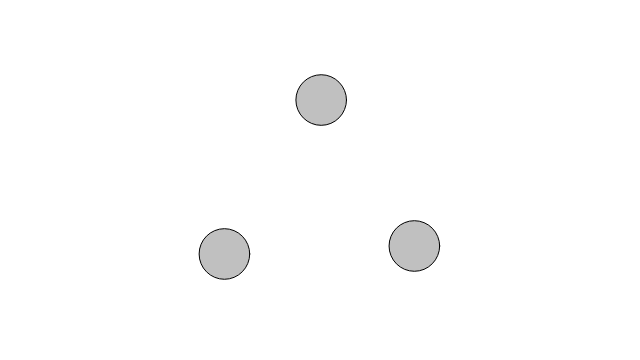
Frame 1 (no input)
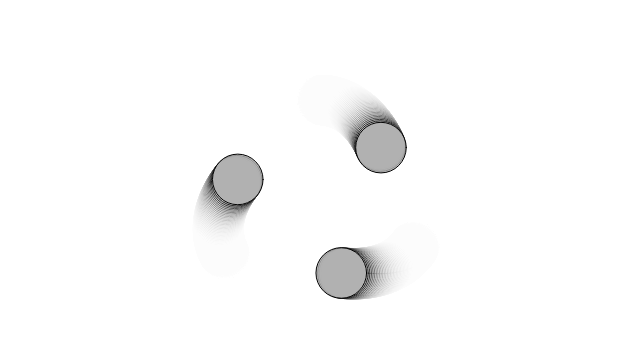
Frame 60 (no input)
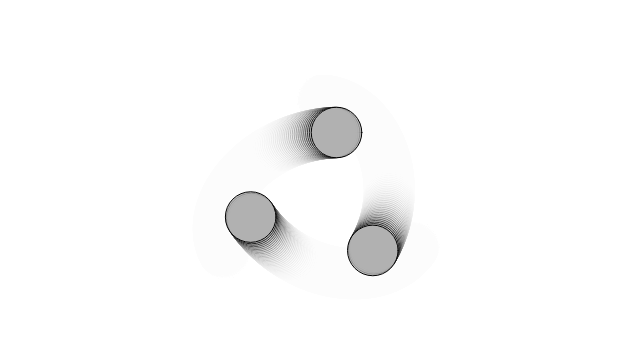
Frame 120 (the mouse pressed at the canvas centre since frame 60)

The p5.js sketch that drew these frames (run headless with seeded random() and noise() and a simulated clock; from frame 60 on, the mouse is pressed at the canvas centre):

// p5.js sketch
// ── sketch.js
class Body {
  constructor(x, y, m) {
    this.position = createVector(x, y);
    this.velocity = createVector(0, 0);
    this.acceleration = createVector(0, 0);
    this.mass = m;
    this.radius = sqrt(this.mass) * 8;
  }

  applyForce(force) {
    let f = p5.Vector.div(force, this.mass);
    this.acceleration.add(f);
  }

  attract(other) {
    // Vector pointing from this body to the other body
    let force = p5.Vector.sub(this.position, other.position);
    let distance = force.mag();

    // Constrain distance to prevent extreme forces at tiny distances
    distance = constrain(distance, 5, 25);

    // Gravitational magnitude: F = (G * m1 * m2) / d^2
    let strength = (G * this.mass * other.mass) / (distance * distance);
    force.setMag(strength);

    return force;
  }

  update() {
    this.velocity.add(this.acceleration);
    this.position.add(this.velocity);
    this.acceleration.mult(0); // Reset acceleration each frame
  }

  show() {
    stroke(0);
    fill(175, 200);
    circle(this.position.x, this.position.y, this.radius * 2);
  }
}

let bodies = [];
let G = 1;

function setup() {
  createCanvas(640, 360);

  let m = 10;
  // Initialize your bodies array
  bodies.push(new Body(320, 100, m)); 
  bodies.push(new Body(225, 255, m)); // Shifted slightly left/down
  bodies.push(new Body(415, 245, m)); // Shifted slightly right/up

  // Give them initial tangential velocities for orbit
  bodies[0].velocity = createVector(1.2, 0);
  bodies[1].velocity = createVector(-0.6, -1.0);
  bodies[2].velocity = createVector(-0.6, 1.0);
}

function draw() {
  background(255, 30);

  // 1. Calculate mutual attraction between all bodies in the array
  for (let i = 0; i < bodies.length; i++) {
    for (let j = 0; j < bodies.length; j++) {
      if (i !== j) {
        // body[j] attracts body[i]
        let force = bodies[j].attract(bodies[i]);
        bodies[i].applyForce(force);
      }
    }
  }

  // 2. Update and display each body
  for (let body of bodies) {
    body.update();
    body.show();
  }
}
